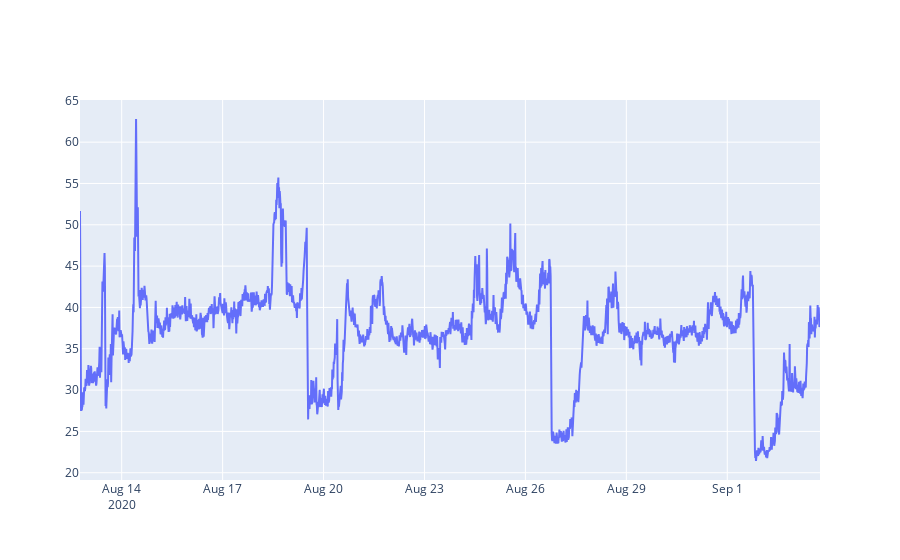

The notebook cell saved with this chart:
### Code cell
from datetime import datetime
from pandas import read_csv
parser=lambda x: datetime.fromtimestamp(int(x)/1000)
series = read_csv('cpmyard.15min.csv')

#series = series[1:1000]
series['date_obj'] = [parser(d) for d in series['DATE']]
import plotly.graph_objects as go
fig = go.Figure(data=go.Scatter(x = series['date_obj'], y=series['YardCpu']))
fig.show()

### Figure 1 — Plotly figure (JSON) as saved in the notebook; plotly's stock layout.template omitted (floating-point values rounded to 4 significant figures; data arrays with more than 128 entries replaced by an {"elided": "..."} marker saying what was removed)
{"data": [{"type": "scatter", "x": {"elided": "2113 str values"}, "y": {"elided": "2113 float values"}}], "layout": {}}
